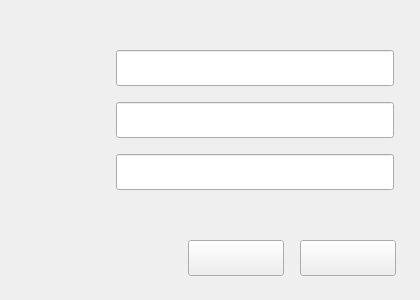
<?xml version="1.0" encoding="UTF-8"?>
<ui version="4.0">
 <class>SmbAuthInfoDialog</class>
 <widget class="QWidget" name="SmbAuthInfoDialog">
  <property name="geometry">
   <rect>
    <x>0</x>
    <y>0</y>
    <width>420</width>
    <height>300</height>
   </rect>
  </property>
  <property name="minimumSize">
   <size>
    <width>420</width>
    <height>300</height>
   </size>
  </property>
  <property name="maximumSize">
   <size>
    <width>420</width>
    <height>300</height>
   </size>
  </property>
  <property name="windowTitle">
   <string>SmbAuthInfoDialog</string>
  </property>
  <layout class="QVBoxLayout" name="verticalLayout_2">
   <property name="spacing">
    <number>0</number>
   </property>
   <property name="leftMargin">
    <number>24</number>
   </property>
   <property name="topMargin">
    <number>16</number>
   </property>
   <property name="rightMargin">
    <number>24</number>
   </property>
   <property name="bottomMargin">
    <number>24</number>
   </property>
   <item>
    <layout class="QVBoxLayout" name="verticalLayout">
     <property name="spacing">
      <number>0</number>
     </property>
     <property name="leftMargin">
      <number>0</number>
     </property>
     <property name="topMargin">
      <number>0</number>
     </property>
     <property name="rightMargin">
      <number>0</number>
     </property>
     <property name="bottomMargin">
      <number>0</number>
     </property>
     <item>
      <layout class="QHBoxLayout" name="horizontalLayout">
       <item>
        <widget class="QLabel" name="tipLabel">
         <property name="text">
          <string/>
         </property>
         <property name="wordWrap">
          <bool>true</bool>
         </property>
        </widget>
       </item>
      </layout>
     </item>
     <item>
      <spacer name="verticalSpacer">
       <property name="orientation">
        <enum>Qt::Vertical</enum>
       </property>
       <property name="sizeType">
        <enum>QSizePolicy::Fixed</enum>
       </property>
       <property name="sizeHint" stdset="0">
        <size>
         <width>20</width>
         <height>20</height>
        </size>
       </property>
      </spacer>
     </item>
     <item>
      <layout class="QVBoxLayout" name="verticalLayout_3">
       <property name="spacing">
        <number>16</number>
       </property>
       <property name="leftMargin">
        <number>0</number>
       </property>
       <property name="topMargin">
        <number>0</number>
       </property>
       <property name="rightMargin">
        <number>0</number>
       </property>
       <property name="bottomMargin">
        <number>0</number>
       </property>
       <item>
        <layout class="QHBoxLayout" name="horizontalLayout_3">
         <property name="spacing">
          <number>0</number>
         </property>
         <property name="leftMargin">
          <number>0</number>
         </property>
         <property name="topMargin">
          <number>0</number>
         </property>
         <property name="rightMargin">
          <number>0</number>
         </property>
         <property name="bottomMargin">
          <number>0</number>
         </property>
         <item>
          <widget class="CustomLabel" name="usernameLabel">
           <property name="minimumSize">
            <size>
             <width>88</width>
             <height>36</height>
            </size>
           </property>
           <property name="maximumSize">
            <size>
             <width>88</width>
             <height>36</height>
            </size>
           </property>
           <property name="text">
            <string/>
           </property>
          </widget>
         </item>
         <item>
          <widget class="QLineEdit" name="usernameLineEdit">
           <property name="sizePolicy">
            <sizepolicy hsizetype="Fixed" vsizetype="Fixed">
             <horstretch>0</horstretch>
             <verstretch>0</verstretch>
            </sizepolicy>
           </property>
           <property name="minimumSize">
            <size>
             <width>278</width>
             <height>36</height>
            </size>
           </property>
           <property name="maximumSize">
            <size>
             <width>278</width>
             <height>36</height>
            </size>
           </property>
          </widget>
         </item>
        </layout>
       </item>
       <item>
        <layout class="QHBoxLayout" name="horizontalLayout_4">
         <property name="spacing">
          <number>0</number>
         </property>
         <item>
          <widget class="CustomLabel" name="passwordLabel">
           <property name="minimumSize">
            <size>
             <width>88</width>
             <height>36</height>
            </size>
           </property>
           <property name="maximumSize">
            <size>
             <width>88</width>
             <height>36</height>
            </size>
           </property>
           <property name="text">
            <string/>
           </property>
          </widget>
         </item>
         <item>
          <widget class="QLineEdit" name="passwordLineEdit">
           <property name="sizePolicy">
            <sizepolicy hsizetype="Fixed" vsizetype="Fixed">
             <horstretch>0</horstretch>
             <verstretch>0</verstretch>
            </sizepolicy>
           </property>
           <property name="minimumSize">
            <size>
             <width>278</width>
             <height>36</height>
            </size>
           </property>
           <property name="maximumSize">
            <size>
             <width>278</width>
             <height>36</height>
            </size>
           </property>
          </widget>
         </item>
        </layout>
       </item>
       <item>
        <layout class="QHBoxLayout" name="horizontalLayout_5">
         <property name="spacing">
          <number>0</number>
         </property>
         <item>
          <widget class="CustomLabel" name="workgroupLabel">
           <property name="minimumSize">
            <size>
             <width>88</width>
             <height>36</height>
            </size>
           </property>
           <property name="maximumSize">
            <size>
             <width>88</width>
             <height>36</height>
            </size>
           </property>
           <property name="text">
            <string/>
           </property>
          </widget>
         </item>
         <item>
          <widget class="QLineEdit" name="workgroupLineEdit">
           <property name="sizePolicy">
            <sizepolicy hsizetype="Fixed" vsizetype="Fixed">
             <horstretch>0</horstretch>
             <verstretch>0</verstretch>
            </sizepolicy>
           </property>
           <property name="minimumSize">
            <size>
             <width>278</width>
             <height>36</height>
            </size>
           </property>
           <property name="maximumSize">
            <size>
             <width>278</width>
             <height>36</height>
            </size>
           </property>
          </widget>
         </item>
        </layout>
       </item>
      </layout>
     </item>
     <item>
      <spacer name="verticalSpacer_2">
       <property name="orientation">
        <enum>Qt::Vertical</enum>
       </property>
       <property name="sizeType">
        <enum>QSizePolicy::Expanding</enum>
       </property>
       <property name="sizeHint" stdset="0">
        <size>
         <width>20</width>
         <height>40</height>
        </size>
       </property>
      </spacer>
     </item>
     <item>
      <layout class="QHBoxLayout" name="horizontalLayout_2">
       <property name="spacing">
        <number>16</number>
       </property>
       <item>
        <spacer name="horizontalSpacer">
         <property name="orientation">
          <enum>Qt::Horizontal</enum>
         </property>
         <property name="sizeHint" stdset="0">
          <size>
           <width>40</width>
           <height>20</height>
          </size>
         </property>
        </spacer>
       </item>
       <item>
        <widget class="QPushButton" name="cancelButton">
         <property name="minimumSize">
          <size>
           <width>96</width>
           <height>36</height>
          </size>
         </property>
         <property name="maximumSize">
          <size>
           <width>96</width>
           <height>36</height>
          </size>
         </property>
         <property name="text">
          <string/>
         </property>
        </widget>
       </item>
       <item>
        <widget class="QPushButton" name="acceptButton">
         <property name="minimumSize">
          <size>
           <width>96</width>
           <height>36</height>
          </size>
         </property>
         <property name="maximumSize">
          <size>
           <width>96</width>
           <height>36</height>
          </size>
         </property>
         <property name="text">
          <string/>
         </property>
        </widget>
       </item>
      </layout>
     </item>
    </layout>
   </item>
  </layout>
 </widget>
 <customwidgets>
  <customwidget>
   <class>CustomLabel</class>
   <extends>QLabel</extends>
   <header>custom_label.h</header>
  </customwidget>
 </customwidgets>
 <resources/>
 <connections/>
</ui>
